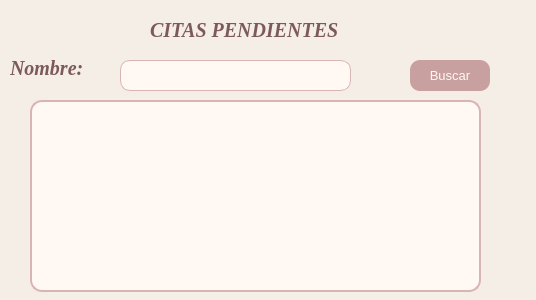
<?xml version="1.0" encoding="utf-8"?>
<ui version="4.0">
	<class>CitasPendientes</class>
	<widget class="QDialog" name="CitasPendientes">
		<property name="geometry">
			<rect>
				<x>0</x>
				<y>0</y>
				<width>536</width>
				<height>300</height>
			</rect>
		</property>
		<property name="windowTitle">
			<string>Dialog</string>
		</property>
		<property name="styleSheet">
			<string notr="true">background-color: #F5EEE6;</string>
		</property>
		<widget class="QLabel" name="label">
			<property name="geometry">
				<rect>
					<x>150</x>
					<y>20</y>
					<width>221</width>
					<height>20</height>
				</rect>
			</property>
			<property name="styleSheet">
				<string notr="true">
					color: #7D5A5A;
					font-family: Georgia;
					font-size: 20px;
					font-style: italic;
					font-weight: bold;
				</string>
			</property>
			<property name="text">
				<string>CITAS PENDIENTES</string>
			</property>
		</widget>
		<widget class="QLabel" name="label_2">
			<property name="geometry">
				<rect>
					<x>10</x>
					<y>60</y>
					<width>91</width>
					<height>16</height>
				</rect>
			</property>
			<property name="styleSheet">
				<string notr="true">
					color: #7D5A5A;
					font-family: Georgia;
					font-size: 20px;
					font-style: italic;
					font-weight: bold;
				</string>
			</property>
			<property name="text">
				<string>Nombre:</string>
			</property>
		</widget>
		<widget class="QPushButton" name="btnBuscar">
			<property name="geometry">
				<rect>
					<x>410</x>
					<y>60</y>
					<width>80</width>
					<height>31</height>
				</rect>
			</property>
			<property name="styleSheet">
				<string notr="true">
					QPushButton {
					background-color: #C9A0A0;
					color: #FFF8F3;
					border-radius: 10px;
					padding: 8px;
					font-size: 13px;
					font-family: Segoe UI;
					}

					QPushButton:hover {
					background-color: #B88B8B;
					}
				</string>
			</property>
			<property name="text">
				<string>Buscar</string>
			</property>
		</widget>
		<widget class="QTableWidget" name="tablaCita">
			<property name="geometry">
				<rect>
					<x>30</x>
					<y>100</y>
					<width>451</width>
					<height>192</height>
				</rect>
			</property>
			<property name="styleSheet">
				<string notr="true">
					QTableView {
					background-color: #FFF8F3;
					alternate-background-color: #F5EEE6;
					border: 2px solid #D8B4B4;
					border-radius: 12px;
					gridline-color: #E6D3D3;

					color: #5C4033;
					font-family: &quot;Segoe UI&quot;;
					font-size: 13px;

					selection-background-color: #E8C4C4;
					selection-color: #4A2C2A;
					}

					QHeaderView::section {
					background-color: #C9A0A0;
					color: #5C4033;

					padding: 8px;
					border: none;
					border-bottom: 2px solid #B88B8B;

					font-family: Georgia;
					font-size: 14px;
					font-weight: bold;
					}

					QTableView::item {
					padding: 6px;
					border-bottom: 1px solid #EAD7D7;
					}

					QTableView::item:hover {
					background-color: #F3DDDD;
					}

					QTableView::item:selected {
					background-color: #E8C4C4;
					color: #4A2C2A;
					}

					QScrollBar:vertical {
					background: #F5EEE6;
					width: 12px;
					border-radius: 6px;
					}

					QScrollBar::handle:vertical {
					background: #C9A0A0;
					border-radius: 6px;
					}

					QScrollBar::handle:vertical:hover {
					background: #B88B8B;
					}
				</string>
			</property>
		</widget>
		<widget class="QLineEdit" name="inputNombre">
			<property name="geometry">
				<rect>
					<x>120</x>
					<y>60</y>
					<width>231</width>
					<height>31</height>
				</rect>
			</property>
			<property name="styleSheet">
				<string notr="true">
					QLineEdit {
					background-color: #FFF8F3;
					border: 1px solid #D8B4B4;
					border-radius: 10px;
					padding: 8px;
					color: #5C4033;
					font-family: &quot;Segoe UI&quot;;
					font-size: 13px;
					}

					QLineEdit:focus {
					border: 2px solid #C9A0A0;
					background-color: #FFFDFC;
					}
				</string>
			</property>
		</widget>
	</widget>
	<resources/>
	<connections/>
</ui>
